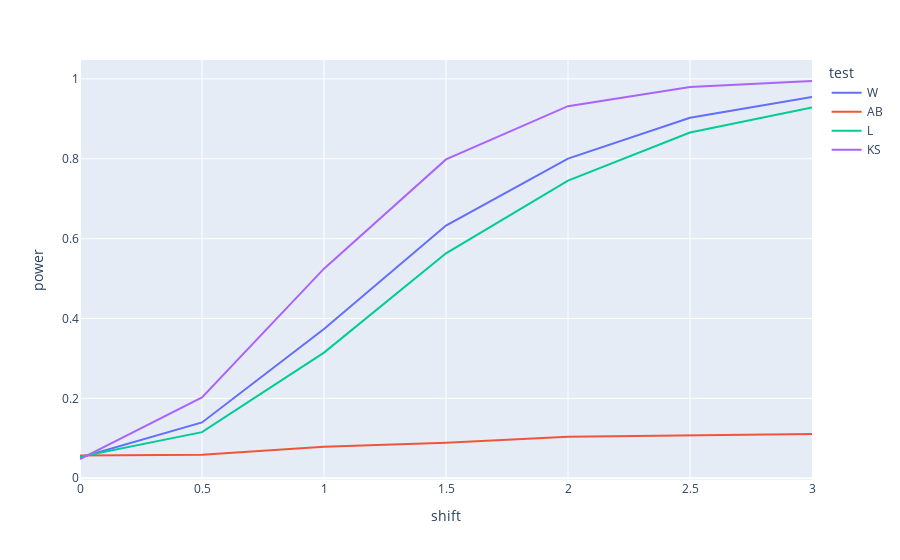

The code cell stored with this chart in its notebook:
### Code cell
print("Cauchy distribution with respective shift and scale parameters")
fig = px.line(
    powers.astype({
        "shift": np.float64, "scale": np.float64, "power": np.float64, "test": str
    }), 
    x='shift', 
    y='power', 
    color='test', 
)
fig.show()

### Figure 1 — Plotly figure (JSON) as saved in the notebook; plotly's stock layout.template omitted (floating-point values rounded to 4 significant figures)
{"data": [{"hovertemplate": "test=W<br>shift=%{x}<br>power=%{y}<extra></extra>", "legendgroup": "W", "line": {"color": "#636efa", "dash": "solid"}, "marker": {"symbol": "circle"}, "mode": "lines", "name": "W", "orientation": "v", "showlegend": true, "type": "scatter", "x": [0, 0.5, 1, 1.5, 2, 2.5, 3], "xaxis": "x", "y": [0.0519, 0.1397, 0.3738, 0.6328, 0.8005, 0.9028, 0.9549], "yaxis": "y"}, {"hovertemplate": "test=AB<br>shift=%{x}<br>power=%{y}<extra></extra>", "legendgroup": "AB", "line": {"color": "#EF553B", "dash": "solid"}, "marker": {"symbol": "circle"}, "mode": "lines", "name": "AB", "orientation": "v", "showlegend": true, "type": "scatter", "x": [0, 0.5, 1, 1.5, 2, 2.5, 3], "xaxis": "x", "y": [0.0571, 0.0591, 0.0789, 0.089, 0.104, 0.1075, 0.1111], "yaxis": "y"}, {"hovertemplate": "test=L<br>shift=%{x}<br>power=%{y}<extra></extra>", "legendgroup": "L", "line": {"color": "#00cc96", "dash": "solid"}, "marker": {"symbol": "circle"}, "mode": "lines", "name": "L", "orientation": "v", "showlegend": true, "type": "scatter", "x": [0, 0.5, 1, 1.5, 2, 2.5, 3], "xaxis": "x", "y": [0.0537, 0.1155, 0.3145, 0.5632, 0.7451, 0.8657, 0.9286], "yaxis": "y"}, {"hovertemplate": "test=KS<br>shift=%{x}<br>power=%{y}<extra></extra>", "legendgroup": "KS", "line": {"color": "#ab63fa", "dash": "solid"}, "marker": {"symbol": "circle"}, "mode": "lines", "name": "KS", "orientation": "v", "showlegend": true, "type": "scatter", "x": [0, 0.5, 1, 1.5, 2, 2.5, 3], "xaxis": "x", "y": [0.0482, 0.2023, 0.5248, 0.7983, 0.9317, 0.9798, 0.9947], "yaxis": "y"}], "layout": {"legend": {"title": {"text": "test"}, "tracegroupgap": 0}, "margin": {"t": 60}, "xaxis": {"anchor": "y", "domain": [0, 1], "title": {"text": "shift"}}, "yaxis": {"anchor": "x", "domain": [0, 1], "title": {"text": "power"}}}}
